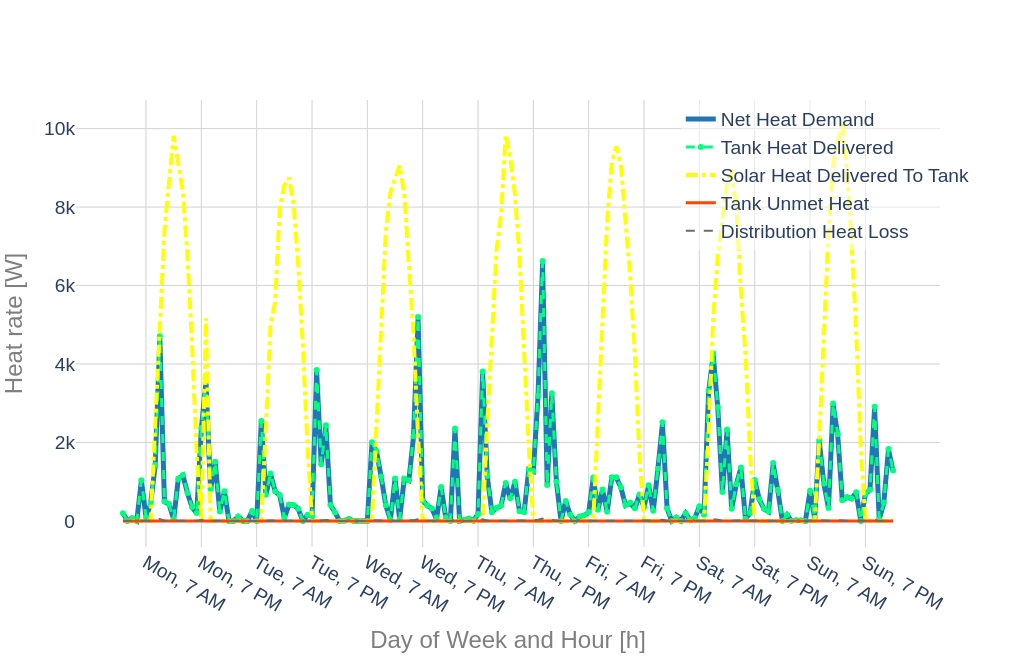

Notebook code for this chart:
### Code cell
print('month, day, hour:\nData starts at', ts_res_com_new_hot.loc[first_hour, ['month','day', 'hour']].transpose().values, 'and ends at',
ts_res_com_new_hot.loc[last_hour, ['month','day', 'hour']].transpose().values)

ts_res_com_new_hot['day_of_week']= calendar_df['day_of_week'].str[:3] + ', ' + calendar_df['am_pm']

# title = 'Community SWH New, Climate Zone ' + str(int(cold_cz))
title = ''

fig = Plot(data_headers = [r['q_dem'], r['q_del_tank'],r['q_del_sol'],r['q_unmet_tank'],r['q_dist_loss']], \
                 outpath = path, save_image = True, title = title, 
                 label_h = 'Day of Week and Hour [h]', label_v = 'Heat rate [W]',\
                 legend = True, duration_curve = False, margin_l = m_l, margin_b = m_b,\
                 notebook_mode = True, width = w, height = h, fontsize = f, legend_x = 0.7, legend_y = 1.0).\
            series(ts_res_com_new_hot.loc[first_hour + 1 : last_hour,\
                ['day_of_week', r['q_dem'], r['q_del_tank'],r['q_del_sol'],r['q_unmet_tank'],r['q_dist_loss']]], \
                 index_in_a_column = 'day_of_week', xtickvals = ts_res_com_new_hot['day_of_week'].unique()[6::12], \
                 outfile = 'ts_res_com_new_hot.pdf', modes = ['lines', 'lines+markers', 'lines', 'lines', 'lines'], \
                   dashes = ['solid','dash','dashdot','solid','dash'], width=[5,3,4,3,2], \
                   colors = ['rgb(31, 119, 180)', 'rgb(0,255,127)', 'rgb(255,255,0)','rgb(255,69,0)', 'rgb(107,107,107)'])

### Figure 1 — Plotly figure (JSON) as saved in the notebook; plotly's stock layout.template omitted (floating-point values rounded to 4 significant figures; data arrays with more than 128 entries replaced by an {"elided": "..."} marker saying what was removed)
{"data": [{"line": {"color": "rgb(31, 119, 180)", "dash": "solid", "width": 5}, "mode": "lines", "name": "Net Heat Demand", "type": "scatter", "x": {"elided": "168 str values"}, "y": {"elided": "168 float values"}}, {"line": {"color": "rgb(0,255,127)", "dash": "dash", "width": 3}, "mode": "lines+markers", "name": "Tank Heat Delivered", "type": "scatter", "x": {"elided": "168 str values"}, "y": {"elided": "168 float values"}}, {"line": {"color": "rgb(255,255,0)", "dash": "dashdot", "width": 4}, "mode": "lines", "name": "Solar Heat Delivered To Tank", "type": "scatter", "x": {"elided": "168 str values"}, "y": {"elided": "168 float values"}}, {"line": {"color": "rgb(255,69,0)", "dash": "solid", "width": 3}, "mode": "lines", "name": "Tank Unmet Heat", "type": "scatter", "x": {"elided": "168 str values"}, "y": {"elided": "168 int values"}}, {"line": {"color": "rgb(107,107,107)", "dash": "dash", "width": 2}, "mode": "lines", "name": "Distribution Heat Loss", "type": "scatter", "x": {"elided": "168 str values"}, "y": {"elided": "168 float values"}}], "layout": {"font": {"family": "arial", "size": 24}, "height": 660, "legend": {"bgcolor": "rgba(255, 255, 255, 0.5)", "font": {"family": "arial", "size": 19.2}, "x": 0.7, "y": 1}, "margin": {"b": 60, "l": 60}, "plot_bgcolor": "white", "showlegend": true, "title": {"font": {"family": "arial", "size": 24}, "text": ""}, "width": 1020, "xaxis": {"autorange": true, "gridcolor": "lightgrey", "range": [-10.18, 177.2], "tickfont": {"size": 19.2}, "tickvals": ["Mon, 7 AM", "Mon, 7 PM", "Tue, 7 AM", "Tue, 7 PM", "Wed, 7 AM", "Wed, 7 PM", "Thu, 7 AM", "Thu, 7 PM", "Fri, 7 AM", "Fri, 7 PM", "Sat, 7 AM", "Sat, 7 PM", "Sun, 7 AM", "Sun, 7 PM"], "title": {"font": {"color": "#7f7f7f", "size": 24}, "text": "Day of Week and Hour [h]"}, "type": "category"}, "yaxis": {"autorange": true, "gridcolor": "lightgrey", "range": [-665.4, 10730.0], "tickfont": {"size": 19.2}, "title": {"font": {"color": "#7f7f7f", "size": 24}, "text": "Heat rate [W]"}, "type": "linear"}}}
